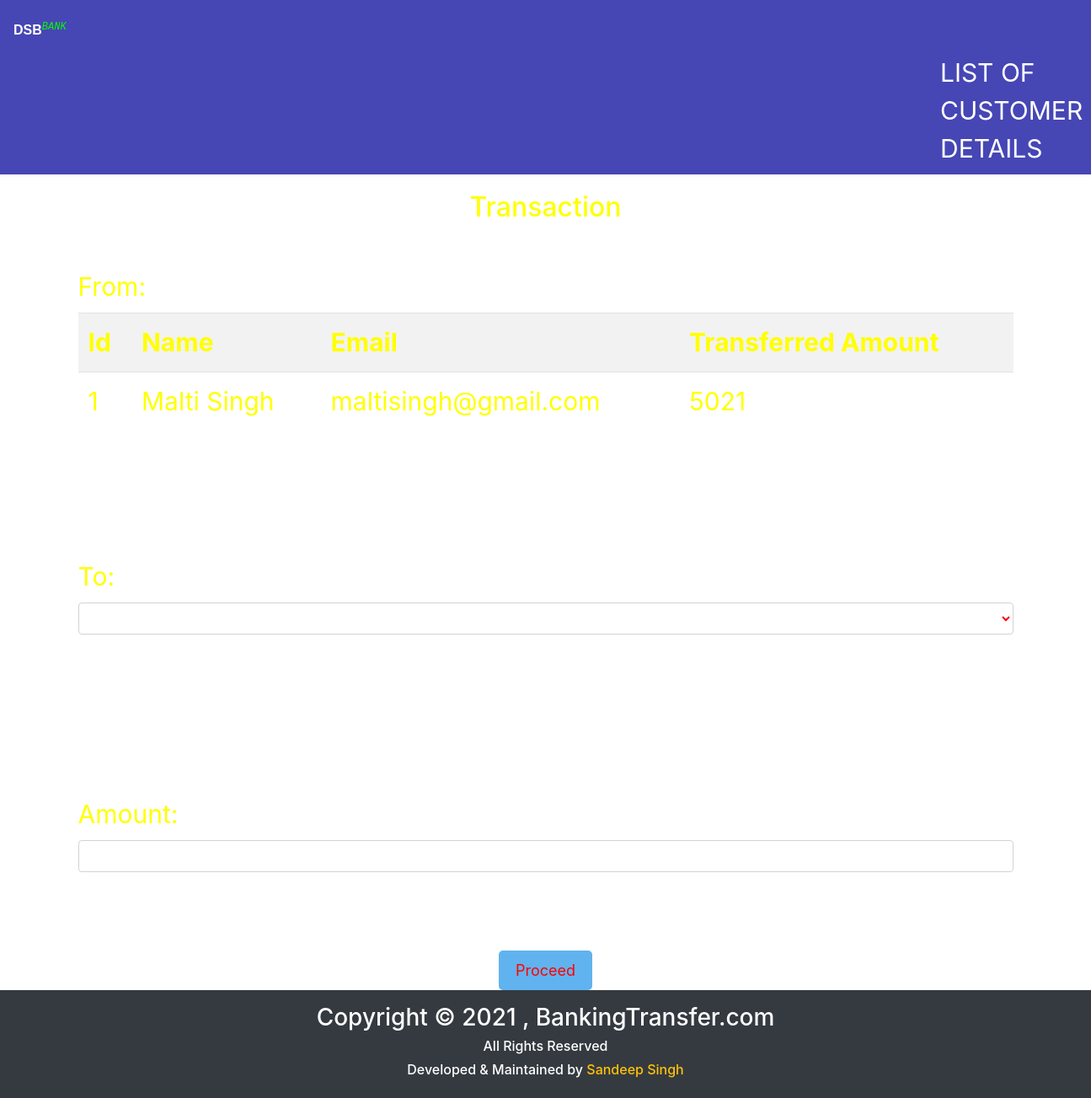
The page /transfer.php?id=1 on the database its author committed.
### tables this page shows
CREATE TABLE `users` (
  `id` int(11) NOT NULL,
  `name` varchar(50) NOT NULL,
  `email` varchar(50) NOT NULL,
  `credits` int(10) NOT NULL
);

### transfer.php (the view, shortened to what this page needs)
<!DOCTYPE html>
<html lang="en">
<head>
    <link rel="stylesheet" href="https://maxcdn.bootstrapcdn.com/bootstrap/4.0.0/css/bootstrap.min.css">
</head>
<body>
  <nav class="navbar navbar-light" style="background-color: #4646b5">
  <p class="logo-text"><b style="font-family: arial;">DSB</b><i><sup style="color: #00ff00; font-family:monospace;">BANK</sup></i><sub><small style="font-size: 30px; color: yellow;">
  <ul class="navbar-nav">
  <li class="list-customer">
  <a class="nav-link1" href="viewusers.php">LIST OF CUSTOMER DETAILS</a>
  </li>
  </ul>
  </nav>
    <div class="container divStyle">
        <h2>Transaction </h2>
            <?php
                include 'config.php';
                $sid=$_GET['id'];
                $sql = "SELECT * FROM  users where id=$sid";
                $query=mysqli_query($conn,$sql);
                $rows=mysqli_fetch_array($query);
            ?>
            <form method="post" name="tcredit" class="tabletext" ><br/>
        <label> From: </label><br/>
        <div>
            <table class="table roundedCorners  tabletext table-hover  table-striped table-condensed"  >
                <tr>
                    <th>Id</th>
                    <th>Name</th>
                    <th>Email</th>
                    <th> Transferred Amount</th>
                </tr>
                <tr>
                    <td><?php echo $rows['id'] ?></td>
                    <td><?php echo $rows['name'] ?></td>
                    <td><?php echo $rows['email'] ?></td>
                    <td><?php echo $rows['credits'] ?></td>
                </tr>
            </table>
        </div>
        <br/><br/><br/>
        <label>To:</label>
        <select class=" form-control"   name="to" style="margin-bottom:5%;" required>
            <option value="" disabled selected> </option>
            <?php
                include 'config.php';
                $sid=$_GET['id'];
                $sql = "SELECT * FROM users where id!=$sid";
                $query=mysqli_query($conn,$sql);
                while($rows = mysqli_fetch_array($query)) {
            ?>
                <option class="table text-center table-striped " value="<?php echo $rows['id'];?>" >
                </option>
            <?php
                }
            ?>
        </select> <br/><br/><br/>
            <label>Amount:</label>
            <input type="number" id="amm" class="form-control" name="amount" min="0" required  />  <br/><br/>
                <div class="text-center btn3" >
            <button class="button" name="submit" type="submit" id="myBtn">Proceed</button>
            </div>
        </form>
    </div>
    <footer class="bg-dark text-white text-center p-3">
    <div class="container">
        <div class="row">
            <div class="col">
                <h3>Copyright © 2021 , BankingTransfer.com</h3>
                <h6>All Rights Reserved</h6>
                <h6>Developed & Maintained by
                    <a class="text-warning" href="https://instagram.com/i_em_sandeep._?igshid=1xr6ihhsvilc5" target="_blank">
                        <i class="fa fa-user-circle"></i> Sandeep Singh
                    </a>
                </h6>
            </div>
        </div>
    </div>
</footer>
</body>
</html>

### transfer.php (style rules this page uses)
.logo-text, .nav-link1 { color: white; padding-top: 15px; }
.list-customer { padding-left: 1100px; color:brown; }
.button { background-color: #60B3EE; border: none; color: red; padding: 10px 20px; text-align: center; text-decoration: none; display: inline-block; font-size: 18px; margin: 0px 2px; border-radius: 5px; }
h2 { text-align: center; margin-top: 20px; }
.form-control { color:red; }

### rows shown on the page
users: id "1", name "Malti Singh", email "maltisingh@gmail.com", credits "5021"
